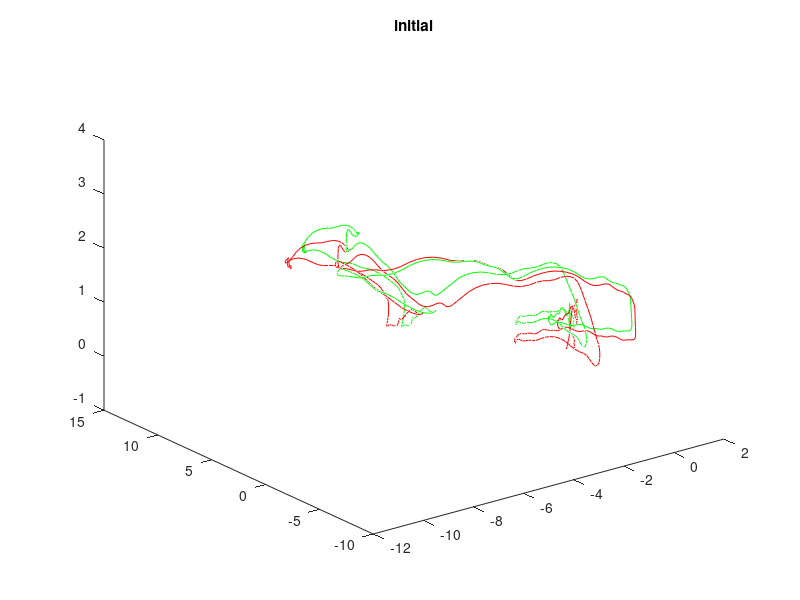

Here is the MATLAB script that generated this plot: (Note: this script raises an error after producing the figure.)
% Plot themap

function findingBestTransform()
%load Groundtruth vertex positions
ground_truth_fullmap = fopen('MH_04/true_vertex_id_to_position.csv');
ground_truth_vertices = textscan(ground_truth_fullmap,...
    '%s %f %f %f', 'Delimiter',',');
fclose(ground_truth_fullmap);
plot3(ground_truth_vertices{2}, ground_truth_vertices{3}, ground_truth_vertices{4}, 'g')
hold on

% Full map raw odometry vs optvi
optivi_nolc_fullmap = fopen('MH_04/vertices_optvi.csv');
textscan(optivi_nolc_fullmap,'%s', 8, 'Delimiter',',');
optvi_fullmap_vertices = textscan(optivi_nolc_fullmap,...
    '%f %f %f %f %f %f %f %s', 'Delimiter',',');
fclose(optivi_nolc_fullmap);
plot3(optvi_fullmap_vertices{1}, optvi_fullmap_vertices{2}, optvi_fullmap_vertices{3}, 'r')
title('initial');

params = [0 0 0, 0 0 0];
xdata = [ground_truth_vertices{2}, ground_truth_vertices{3}, ground_truth_vertices{4}];
ydata = [optvi_fullmap_vertices{1}, optvi_fullmap_vertices{2}, optvi_fullmap_vertices{3}];

reestimate = true;

if(reestimate)
    params = lsqcurvefit(@transform3dPoints,params,xdata(1:100, :),ydata(1:100, :));
end

ground_truth_vertives_transformed = transform3dPoints(params, xdata);

plot3(ground_truth_vertives_transformed(:,1), ground_truth_vertives_transformed(:,2), ground_truth_vertives_transformed(:,3), 'k')
 final_transform(1:3, 1:3) = eul2rotm(params(1:3));
 final_transform(1:3, 4) = params(4:6)';
 final_transform(4, 1:4) = [0 0 0 1]
end

function ydata = transform3dPoints(params, xdata)
R_B_G = eul2rotm(params(1:3));
ydata = (R_B_G * xdata' + repmat(params(4:6)', 1, size(xdata, 1)))';
end

